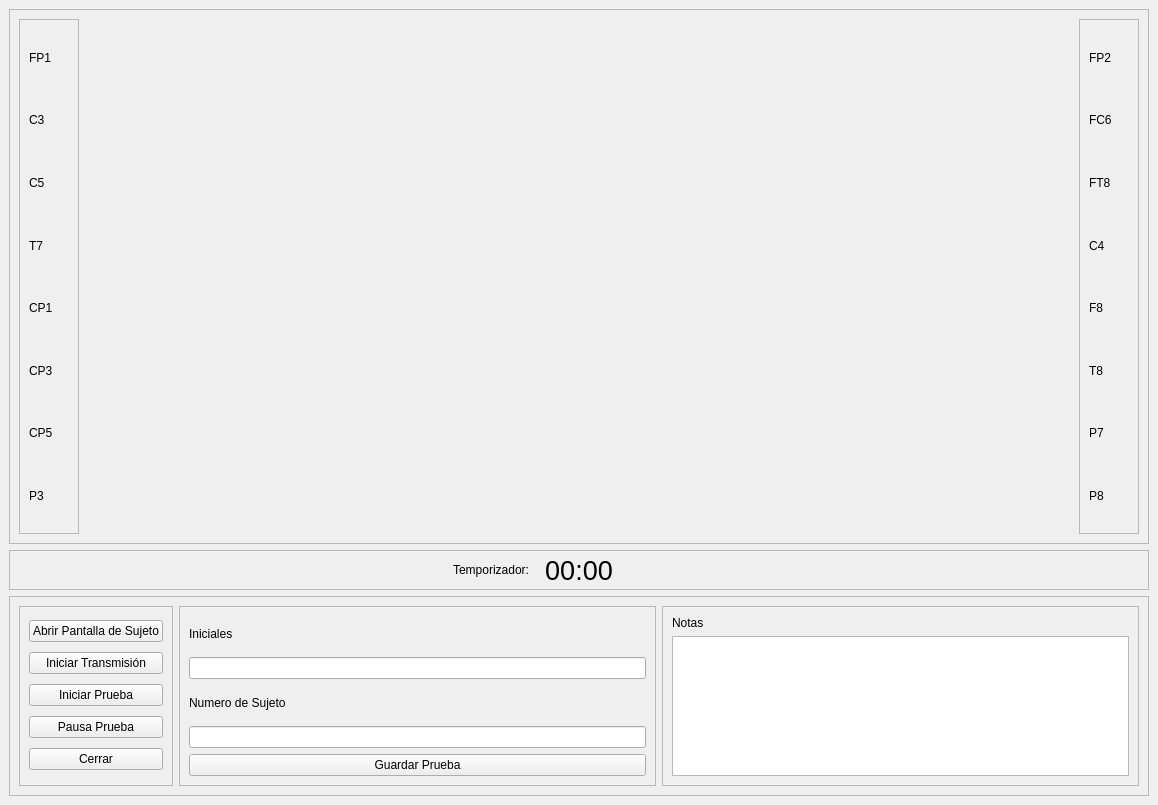
<?xml version="1.0" encoding="UTF-8"?>
<ui version="4.0">
 <class>MainWindow</class>
 <widget class="QMainWindow" name="MainWindow">
  <property name="geometry">
   <rect>
    <x>0</x>
    <y>0</y>
    <width>1158</width>
    <height>805</height>
   </rect>
  </property>
  <property name="windowTitle">
   <string>MainWindow</string>
  </property>
  <widget class="QWidget" name="centralwidget">
   <layout class="QVBoxLayout" name="verticalLayout_5">
    <item>
     <widget class="QFrame" name="frame_5">
      <property name="frameShape">
       <enum>QFrame::StyledPanel</enum>
      </property>
      <property name="frameShadow">
       <enum>QFrame::Raised</enum>
      </property>
      <layout class="QHBoxLayout" name="horizontalLayout_3">
       <item>
        <widget class="QFrame" name="frame_6">
         <property name="maximumSize">
          <size>
           <width>60</width>
           <height>16777215</height>
          </size>
         </property>
         <property name="frameShape">
          <enum>QFrame::StyledPanel</enum>
         </property>
         <property name="frameShadow">
          <enum>QFrame::Raised</enum>
         </property>
         <layout class="QVBoxLayout" name="verticalLayout_2">
          <item>
           <widget class="QLabel" name="label_7">
            <property name="maximumSize">
             <size>
              <width>50</width>
              <height>16777215</height>
             </size>
            </property>
            <property name="text">
             <string>FP1</string>
            </property>
           </widget>
          </item>
          <item>
           <widget class="QLabel" name="label_6">
            <property name="maximumSize">
             <size>
              <width>50</width>
              <height>16777215</height>
             </size>
            </property>
            <property name="text">
             <string>C3</string>
            </property>
           </widget>
          </item>
          <item>
           <widget class="QLabel" name="label_5">
            <property name="maximumSize">
             <size>
              <width>50</width>
              <height>16777215</height>
             </size>
            </property>
            <property name="text">
             <string>C5</string>
            </property>
           </widget>
          </item>
          <item>
           <widget class="QLabel" name="label_4">
            <property name="maximumSize">
             <size>
              <width>50</width>
              <height>16777215</height>
             </size>
            </property>
            <property name="text">
             <string>T7</string>
            </property>
           </widget>
          </item>
          <item>
           <widget class="QLabel" name="label_8">
            <property name="maximumSize">
             <size>
              <width>50</width>
              <height>16777215</height>
             </size>
            </property>
            <property name="text">
             <string>CP1</string>
            </property>
           </widget>
          </item>
          <item>
           <widget class="QLabel" name="label_9">
            <property name="maximumSize">
             <size>
              <width>50</width>
              <height>16777215</height>
             </size>
            </property>
            <property name="text">
             <string>CP3</string>
            </property>
           </widget>
          </item>
          <item>
           <widget class="QLabel" name="label_10">
            <property name="maximumSize">
             <size>
              <width>50</width>
              <height>16777215</height>
             </size>
            </property>
            <property name="text">
             <string>CP5</string>
            </property>
           </widget>
          </item>
          <item>
           <widget class="QLabel" name="label_11">
            <property name="maximumSize">
             <size>
              <width>50</width>
              <height>16777215</height>
             </size>
            </property>
            <property name="text">
             <string>P3</string>
            </property>
           </widget>
          </item>
         </layout>
        </widget>
       </item>
       <item>
        <widget class="QWidget" name="widget" native="true"/>
       </item>
       <item>
        <widget class="QFrame" name="frame_7">
         <property name="maximumSize">
          <size>
           <width>60</width>
           <height>16777215</height>
          </size>
         </property>
         <property name="frameShape">
          <enum>QFrame::StyledPanel</enum>
         </property>
         <property name="frameShadow">
          <enum>QFrame::Raised</enum>
         </property>
         <layout class="QVBoxLayout" name="verticalLayout_7">
          <item>
           <widget class="QLabel" name="label_16">
            <property name="text">
             <string>FP2</string>
            </property>
           </widget>
          </item>
          <item>
           <widget class="QLabel" name="label_15">
            <property name="text">
             <string>FC6</string>
            </property>
           </widget>
          </item>
          <item>
           <widget class="QLabel" name="label_14">
            <property name="text">
             <string>FT8</string>
            </property>
           </widget>
          </item>
          <item>
           <widget class="QLabel" name="label_13">
            <property name="text">
             <string>C4</string>
            </property>
           </widget>
          </item>
          <item>
           <widget class="QLabel" name="label_12">
            <property name="text">
             <string>F8</string>
            </property>
           </widget>
          </item>
          <item>
           <widget class="QLabel" name="label_17">
            <property name="text">
             <string>T8</string>
            </property>
           </widget>
          </item>
          <item>
           <widget class="QLabel" name="label_18">
            <property name="text">
             <string>P7</string>
            </property>
           </widget>
          </item>
          <item>
           <widget class="QLabel" name="label_19">
            <property name="text">
             <string>P8</string>
            </property>
           </widget>
          </item>
         </layout>
        </widget>
       </item>
      </layout>
     </widget>
    </item>
    <item>
     <widget class="QFrame" name="frame_8">
      <property name="maximumSize">
       <size>
        <width>16777215</width>
        <height>40</height>
       </size>
      </property>
      <property name="frameShape">
       <enum>QFrame::StyledPanel</enum>
      </property>
      <property name="frameShadow">
       <enum>QFrame::Raised</enum>
      </property>
      <layout class="QHBoxLayout" name="horizontalLayout_4">
       <property name="spacing">
        <number>0</number>
       </property>
       <property name="leftMargin">
        <number>0</number>
       </property>
       <property name="topMargin">
        <number>0</number>
       </property>
       <property name="rightMargin">
        <number>0</number>
       </property>
       <property name="bottomMargin">
        <number>0</number>
       </property>
       <item>
        <widget class="QLabel" name="label_21">
         <property name="text">
          <string>Temporizador:</string>
         </property>
         <property name="alignment">
          <set>Qt::AlignRight|Qt::AlignTrailing|Qt::AlignVCenter</set>
         </property>
        </widget>
       </item>
       <item>
        <widget class="QLabel" name="lTempo">
         <property name="maximumSize">
          <size>
           <width>100</width>
           <height>16777215</height>
          </size>
         </property>
         <property name="styleSheet">
          <string notr="true">font-size: 20pt
</string>
         </property>
         <property name="text">
          <string>00:00</string>
         </property>
         <property name="textFormat">
          <enum>Qt::AutoText</enum>
         </property>
         <property name="scaledContents">
          <bool>true</bool>
         </property>
         <property name="alignment">
          <set>Qt::AlignCenter</set>
         </property>
         <property name="wordWrap">
          <bool>false</bool>
         </property>
        </widget>
       </item>
       <item>
        <widget class="QLabel" name="label_22">
         <property name="text">
          <string/>
         </property>
        </widget>
       </item>
      </layout>
     </widget>
    </item>
    <item>
     <widget class="QFrame" name="frame_4">
      <property name="maximumSize">
       <size>
        <width>16777215</width>
        <height>200</height>
       </size>
      </property>
      <property name="frameShape">
       <enum>QFrame::StyledPanel</enum>
      </property>
      <property name="frameShadow">
       <enum>QFrame::Raised</enum>
      </property>
      <layout class="QHBoxLayout" name="horizontalLayout">
       <item>
        <widget class="QFrame" name="frame">
         <property name="frameShape">
          <enum>QFrame::StyledPanel</enum>
         </property>
         <property name="frameShadow">
          <enum>QFrame::Raised</enum>
         </property>
         <layout class="QVBoxLayout" name="verticalLayout">
          <item>
           <widget class="QPushButton" name="bSujeto">
            <property name="styleSheet">
             <string notr="true">QPushButton={
background-color: rgb(0, 0, 255);
}</string>
            </property>
            <property name="text">
             <string>Abrir Pantalla de Sujeto</string>
            </property>
           </widget>
          </item>
          <item>
           <widget class="QPushButton" name="bSesion">
            <property name="text">
             <string>Iniciar Transmisión</string>
            </property>
           </widget>
          </item>
          <item>
           <widget class="QPushButton" name="bIniciar">
            <property name="text">
             <string>Iniciar Prueba</string>
            </property>
           </widget>
          </item>
          <item>
           <widget class="QPushButton" name="bPausa">
            <property name="text">
             <string>Pausa Prueba</string>
            </property>
           </widget>
          </item>
          <item>
           <widget class="QPushButton" name="bCerrar">
            <property name="text">
             <string>Cerrar</string>
            </property>
           </widget>
          </item>
         </layout>
        </widget>
       </item>
       <item>
        <widget class="QFrame" name="frame_2">
         <property name="frameShape">
          <enum>QFrame::StyledPanel</enum>
         </property>
         <property name="frameShadow">
          <enum>QFrame::Raised</enum>
         </property>
         <layout class="QVBoxLayout" name="verticalLayout_4">
          <item>
           <widget class="QLabel" name="label">
            <property name="text">
             <string>Iniciales</string>
            </property>
           </widget>
          </item>
          <item>
           <widget class="QLineEdit" name="tIniciales">
            <property name="text">
             <string/>
            </property>
           </widget>
          </item>
          <item>
           <widget class="QLabel" name="label_2">
            <property name="text">
             <string>Numero de Sujeto</string>
            </property>
           </widget>
          </item>
          <item>
           <widget class="QLineEdit" name="tNumero"/>
          </item>
          <item>
           <widget class="QPushButton" name="bGuardar">
            <property name="text">
             <string>Guardar Prueba</string>
            </property>
           </widget>
          </item>
         </layout>
        </widget>
       </item>
       <item>
        <widget class="QFrame" name="frame_3">
         <property name="frameShape">
          <enum>QFrame::StyledPanel</enum>
         </property>
         <property name="frameShadow">
          <enum>QFrame::Raised</enum>
         </property>
         <layout class="QVBoxLayout" name="verticalLayout_3">
          <item>
           <widget class="QLabel" name="label_3">
            <property name="text">
             <string>Notas</string>
            </property>
           </widget>
          </item>
          <item>
           <widget class="QTextEdit" name="tNotas"/>
          </item>
         </layout>
        </widget>
       </item>
      </layout>
     </widget>
    </item>
   </layout>
  </widget>
 </widget>
 <resources/>
 <connections/>
</ui>
